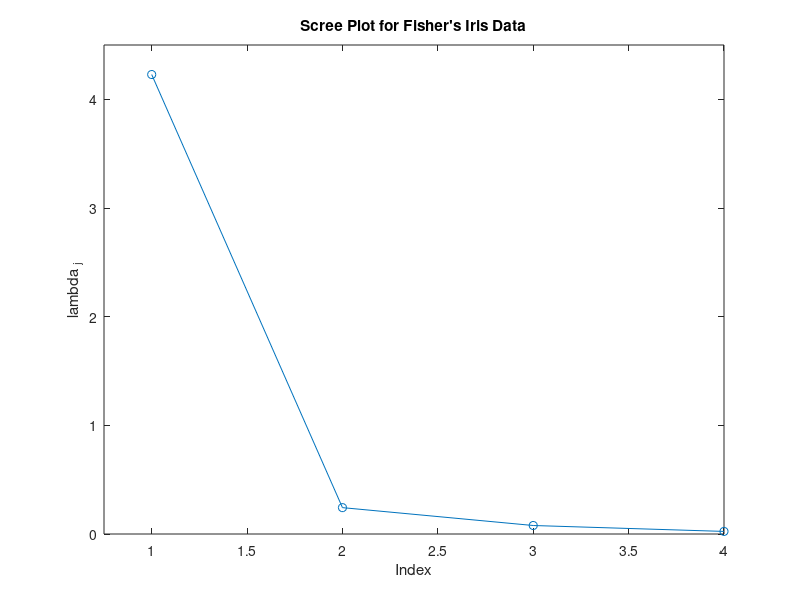

Here is the MATLAB script that generated this plot: (Note: this script raises an error after producing the figure.)
% CHAPTER 7

% PAGE 186

% Generate some multivariate Normal data
% Set up a vector of means.
mu = [2 -2];

% Specify the covariance matrix.
Sigma = [.9 .4; .4 .3];
X = mvnrnd(mu, Sigma, 200);
plot(X(:,1),X(:,2),'.');
xlabel('X_1')
ylabel('X_2')
title('Correlated Multivariate Normal Data')

% PAGE 187

% First get the covariance matrix.
% This will be the input to eig.
covm = cov(X);
% Get the number of rows and columns
size(covm)

% Demonstrate that this is symmetric. If it is,
% then the transpose is equal to itself.
isequal(covm,covm')

% It is nonsingular because the inverse exits.
covmI = inv(covm)

% What is the determinant?
det_cov = det(covm)

% PAGE 188

% Next get the eigenvalues and eigenvectors.
[A,D] = eig(covm);

% Display the elements of D.
display(D)

% Now project onto the new space and plot-Fig 7.1.
% Just data transformation at this point.
Z = X*A;
plot(Z(:,1),Z(:,2),'.')
xlabel('PC 1')
ylabel('PC 2')
title('Data Transformed to PC Axes')

% Get the covariance or the PC scores.
cov(Z)

% PAGE 190

% Get the sum of the original variances
sum(diag(covm))

% Get the sum of the eigenvalues
sum(diag(D))

% PAGE 191

% Load the iris data and
% put into one matrix.
load iris
X = [setosa; versicolor; virginica];

% Use the PCA function that inputs raw data.
% The outputs match previous eigenanalysis notation.
[A_pca,Z_pca,vl_pca] = pca(X);

% PAGE 192

% Use the PCA function that takes the
% covariance matrix as input
cov_iris = cov(X);
[A_pcacv,vl_pcacv,var_exp] = pcacov(cov_iris);

% Display the percent variance explained.
var_exp

% PAGE 193

% Create a scree plot.
plot(1:4,vl_pcacv,'-o')
axis([0.75 4 0 4.5])
xlabel('Index')
ylabel('lambda _j')
title('Scree Plot for Fisher''s Iris Data')

% PAGE 194

% The scree plot indicates that we should keep two
% dimensions. This explains the following
% percentage of the variance.
sum(var_exp(1:2))

% Get a biplot for the iris data.
varlab = {'S-Length','S-Width',...
    'P-Length','P-Width'};
Z_pcacv = X*A_pcacv;
figure,biplot(A_pcacv(:,1:2),...
    'scores',Z_pcacv(:,1:2),...
    'VarLabels',varlab)
ax = axis; axis([-.2 1 ax(3:4)])
box on

% PAGE 198

load ustemps

% Put the locations into a data matrix.
X = [-Long(:),Lat(:)];

% Plot the latitude and longitude as a scatter plot.
plot(-Long,Lat,'*')
axis([-130 -65 23 50])
xlabel('Longitude'), ylabel('Latitude')
title('Location of US Cities')

% Select some cities to display text labels
ind = [6,10,12,16,24,26,53];

% The City object is imported with the data.
text(X(ind,1),X(ind,2),City(ind))

% Find the distances between all points.
Dv = pdist(X,'euclidean');

% PAGE 200

% We want a 2-D embedding or configuration.
Y = cmdscale(Dv,2);

% Construct a scatter plot.
figure,plot(Y(:,1),Y(:,2),'.')
xlabel('C-MDS Dimension 1')
ylabel('C-MDS Dimension 2')
title('Classical MDS Configuration for US Cities')

% Need to rotate to match the orientation.
view([180,90])
text(Y(ind,1),Y(ind,2),City(ind))

% PAGE 202

% Load the data... just in case.
load iris
% Put the three variables into one data matrix.
X = [setosa; versicolor; virginica];

% PAGE 203

% We need to get the dissimilarities for inputs.
% Let's use the City Block distance as a change.
Dv = pdist(X,'cityblock');

% We are ready for metric MDS.
% We will use the 'metricsstress' criterion.
Xd = mdscale(Dv,2,'criterion','metricsstress');

% First create a vector of group IDs.
G = [ones(1,50),2*ones(1,50),3*ones(1,50)];

% Now get the grouped scatter plot.
% This is in the Statistics Toolbox.
gscatter(Xd(:,1),Xd(:,2),G,[],'.od')
box on
xlabel('Metric MDS Coordinate 1')
ylabel('Metric MDS Coordinate 2')
title('Embedding of Iris Data Using Metric MDS')

% Alternative embedding.
[Xd,stress]=mdscale(Dv,2,'criterion','metricsstress');

% PAGE 206

% The correlations of Crime Rates are from Borg
% and Groenen [2005]. They are saved in crime.mat.
load crime

% Now get a configuration of points in two
% dimensions using nonmetric MDS.
[Xd,stress] = mdscale(crime,2,'criterion','stress');

% Plot the points in 2-D.
plot(Xd(:,1),Xd(:,2),'o')
xlabel('MDS 1')
ylabel('MDS 2')
title('Nonmetric MDS of Crime Rates')
text(Xd(:,1)+0.025,Xd(:,2),crim_lab)
axis([-0.4 .8 -0.3 0.4])

% PAGE 207

% Load the data.
load countries
% Perform nonmetric MDS using the squared stress.
% We also get the disparities as output.
[Xd,stress,dispar] = ...
mdscale(nat,2,'criterion','sstress');
plot(Xd(:,1),Xd(:,2),'.')
text(Xd(:,1)+0.01,Xd(:,2)+.02,nat_lab)
title('Nonmetric MDS of Nation Similarities (1971)')
xlabel('MDS 1')
ylabel('MDS 2')

% PAGE 208-209

% Construct a Shepard diagram.
% First get the Euclidean distances in the
% MDS space.
dist = pdist(Xd);

% Get unique values below the diagonal of
% disparities matrix.
dispar = squareform(dispar);

% Need to convert input to dissimilarities.
natD = sqrt(1 - nat);

% Converts to vector form.
natV = squareform(natD);

% Now create the plot.
[dum,ord] = sortrows([dispar(:) natV(:)]);
plot(natV,dist,'x',...
natV(ord),dispar(ord),'*-')
xlabel('Input Dissimilarities')
ylabel('Distances and Disparities')
legend({'Distances','Disparities'})
title('Shepard Diagram')

% PAGE 211
load iris
% Put the three variables into one data matrix.
X = [setosa; versicolor; virginica];
% Create a scatter plot matrix
plotmatrix(X)

% Create a plot matrix of January temperature
% against Latitude and Longitude.
load ustemps
dat = [Lat,Long];
plotmatrix(dat,JanTemp)

% PAGE 212 - 213
load iris
% Put into one matrix.
X = [setosa; versicolor; virginica];
% Use the PCA function that takes raw data.
[A_pca,Z_pca,vl_pca] = pca(X);

% Create a grouping variable and a vector of names.
g = [ones(50,1);2*ones(50,1);3*ones(50,1)];
PCNames = {'PC_1','PC_2','PC_3','PC_4'}
gplotmatrix(Z_pca,[],g,[],'.ox',4,...
'off','variable',PCNames)
title('Fisher''s Iris Data in Principal Components')

% PAGE 215-216
% Show the Fisher's iris data in parallel coordinates.
% Load data and put into one matrix.
load iris
X = [setosa; versicolor; virginica];
parallelcoords(X)
box on
title(...
    'Parallel Coordinate Plot of Fisher''s Iris Data')

% PAGE 217 - 218
% Show Fisher's iris data as Andrews curves
andrewsplot(X)
box on
title('Andrews Plot of Fisher''s Iris Data')


